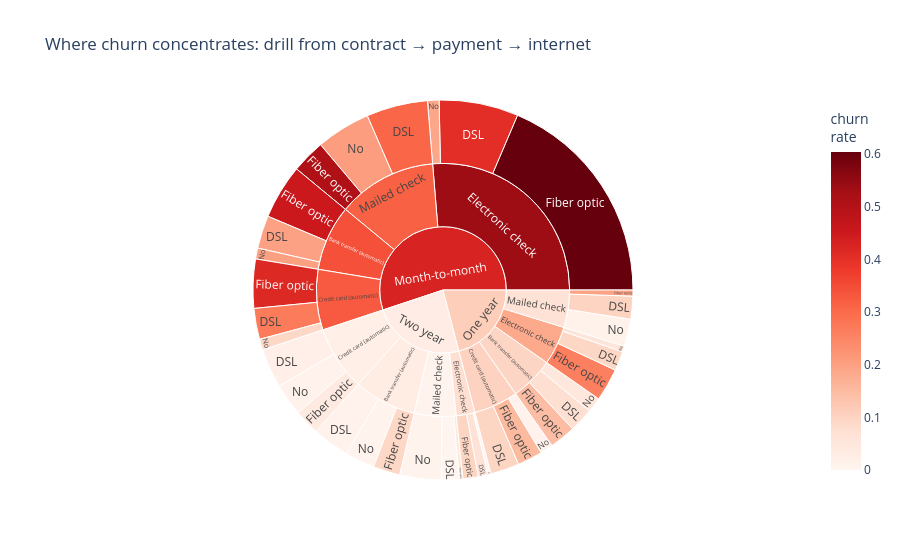

Notebook code for this chart:
### Markdown cell above
## 4. The 'less-committed' cluster

The EDA flagged that `Month-to-month` + `Electronic check` + `Fiber optic` might not be three independent signals but one *profile*. A sunburst lets us see how these nest and where churn concentrates.

### Code cell
seg = (
    df.groupby(["Contract", "PaymentMethod", "InternetService"], observed=True)
      .agg(subscribers=("Churn", "size"), churn_rate=("Churn", "mean"))
      .reset_index()
)

fig = px.sunburst(
    seg, path=["Contract", "PaymentMethod", "InternetService"],
    values="subscribers", color="churn_rate", color_continuous_scale=SEQ,
    title="Where churn concentrates: drill from contract → payment → internet",
)
fig.update_layout(height=560, coloraxis_colorbar_title="churn<br>rate")
fig.update_traces(hovertemplate="<b>%{label}</b><br>subscribers: %{value}<br>churn rate: %{color:.0%}<extra></extra>")
fig.show()
fig.write_image("../images/03_risk_segments_sunburst.png", scale=2)  # static copy for the README (GitHub can't render Plotly)

### Figure 1 — Plotly figure (JSON) as saved in the notebook; plotly's stock layout.template omitted (floating-point values rounded to 4 significant figures)
{"data": [{"branchvalues": "total", "customdata": [[0.198], [0.4557], [0.2], [0.2703], [0.4164], [0.09231], [0.4051], [0.6037], [0.1884], [0.3079], [0.5075], [0.2062], [0.07586], [0.1465], [0.04494], [0.09884], [0.1533], [0.01316], [0.09483], [0.2602], [0.05714], [0.1022], [0.1944], [0.01227], [0.01351], [0.09259], [0.005618], [0.02119], [0.03896], [0.01053], [0.06897], [0.09783], [0.0], [0.0], [0.04762], [0.008097], [0.3413], [0.3278], [0.5373], [0.3158], [0.09719], [0.103], [0.1844], [0.06845], [0.03381], [0.02241], [0.07738], [0.008], [0.4271], [0.1128], [0.02849]], "domain": {"x": [0.0, 1.0], "y": [0.0, 1.0]}, "hovertemplate": "<b>%{label}</b><br>subscribers: %{value}<br>churn rate: %{color:.0%}<extra></extra>", "ids": ["Month-to-month/Bank transfer (automatic)/DSL", "Month-to-month/Bank transfer (automatic)/Fiber optic", "Month-to-month/Bank transfer (automatic)/No", "Month-to-month/Credit card (automatic)/DSL", "Month-to-month/Credit card (automatic)/Fiber optic", "Month-to-month/Credit card (automatic)/No", "Month-to-month/Electronic check/DSL", "Month-to-month/Electronic check/Fiber optic", "Month-to-month/Electronic check/No", "Month-to-month/Mailed check/DSL", "Month-to-month/Mailed check/Fiber optic", "Month-to-month/Mailed check/No", "One year/Bank transfer (automatic)/DSL", "One year/Bank transfer (automatic)/Fiber optic", "One year/Bank transfer (automatic)/No", "One year/Credit card (automatic)/DSL", "One year/Credit card (automatic)/Fiber optic", "One year/Credit card (automatic)/No", "One year/Electronic check/DSL", "One year/Electronic check/Fiber optic", "One year/Electronic check/No", "One year/Mailed check/DSL", "One year/Mailed check/Fiber optic", "One year/Mailed check/No", "Two year/Bank transfer (automatic)/DSL", "Two year/Bank transfer (automatic)/Fiber optic", "Two year/Bank transfer (automatic)/No", "Two year/Credit card (automatic)/DSL", "Two year/Credit card (automatic)/Fiber optic", "Two year/Credit card (automatic)/No", "Two year/Electronic check/DSL", "Two year/Electronic check/Fiber optic", "Two year/Electronic check/No", "Two year/Mailed check/DSL", "Two year/Mailed check/Fiber optic", "Two year/Mailed check/No", "Month-to-month/Bank transfer (automatic)", "Month-to-month/Credit card (automatic)", "Month-to-month/Electronic check", "Month-to-month/Mailed check", "One year/Bank transfer (automatic)", "One year/Credit card (automatic)", "One year/Electronic check", "One year/Mailed check", "Two year/Bank transfer (automatic)", "Two year/Credit card (automatic)", "Two year/Electronic check", "Two year/Mailed check", "Month-to-month", "One year", "Two year"], "labels": ["DSL", "Fiber optic", "No", "DSL", "Fiber optic", "No", "DSL", "Fiber optic", "No", "DSL", "Fiber optic", "No", "DSL", "Fiber optic", "No", "DSL", "Fiber optic", "No", "DSL", "Fiber optic", "No", "DSL", "Fiber optic", "No", "DSL", "Fiber optic", "No", "DSL", "Fiber optic", "No", "DSL", "Fiber optic", "No", "DSL", "Fiber optic", "No", "Bank transfer (automatic)", "Credit card (automatic)", "Electronic check", "Mailed check", "Bank transfer (automatic)", "Credit card (automatic)", "Electronic check", "Mailed check", "Bank transfer (automatic)", "Credit card (automatic)", "Electronic check", "Mailed check", "Month-to-month", "One year", "Two year"], "marker": {"coloraxis": "coloraxis", "colors": [0.198, 0.4557, 0.2, 0.2703, 0.4164, 0.09231, 0.4051, 0.6037, 0.1884, 0.3079, 0.5075, 0.2062, 0.07586, 0.1465, 0.04494, 0.09884, 0.1533, 0.01316, 0.09483, 0.2602, 0.05714, 0.1022, 0.1944, 0.01227, 0.01351, 0.09259, 0.005618, 0.02119, 0.03896, 0.01053, 0.06897, 0.09783, 0.0, 0.0, 0.04762, 0.008097, 0.3413, 0.3278, 0.5373, 0.3158, 0.09719, 0.103, 0.1844, 0.06845, 0.03381, 0.02241, 0.07738, 0.008, 0.4271, 0.1128, 0.02849]}, "name": "", "parents": ["Month-to-month/Bank transfer (automatic)", "Month-to-month/Bank transfer (automatic)", "Month-to-month/Bank transfer (automatic)", "Month-to-month/Credit card (automatic)", "Month-to-month/Credit card (automatic)", "Month-to-month/Credit card (automatic)", "Month-to-month/Electronic check", "Month-to-month/Electronic check", "Month-to-month/Electronic check", "Month-to-month/Mailed check", "Month-to-month/Mailed check", "Month-to-month/Mailed check", "One year/Bank transfer (automatic)", "One year/Bank transfer (automatic)", "One year/Bank transfer (automatic)", "One year/Credit card (automatic)", "One year/Credit card (automatic)", "One year/Credit card (automatic)", "One year/Electronic check", "One year/Electronic check", "One year/Electronic check", "One year/Mailed check", "One year/Mailed check", "One year/Mailed check", "Two year/Bank transfer (automatic)", "Two year/Bank transfer (automatic)", "Two year/Bank transfer (automatic)", "Two year/Credit card (automatic)", "Two year/Credit card (automatic)", "Two year/Credit card (automatic)", "Two year/Electronic check", "Two year/Electronic check", "Two year/Electronic check", "Two year/Mailed check", "Two year/Mailed check", "Two year/Mailed check", "Month-to-month", "Month-to-month", "Month-to-month", "Month-to-month", "One year", "One year", "One year", "One year", "Two year", "Two year", "Two year", "Two year", "", "", ""], "type": "sunburst", "values": [197.0, 327.0, 65.0, 185.0, 293.0, 65.0, 474.0, 1307.0, 69.0, 367.0, 201.0, 325.0, 145.0, 157.0, 89.0, 172.0, 150.0, 76.0, 116.0, 196.0, 35.0, 137.0, 36.0, 163.0, 222.0, 162.0, 178.0, 236.0, 154.0, 190.0, 58.0, 92.0, 18.0, 107.0, 21.0, 247.0, 589.0, 543.0, 1850.0, 893.0, 391.0, 398.0, 347.0, 336.0, 562.0, 580.0, 168.0, 375.0, 3875.0, 1472.0, 1685.0]}], "layout": {"coloraxis": {"colorbar": {"title": {"text": "churn<br>rate"}}, "colorscale": [[0.0, "rgb(255,245,240)"], [0.125, "rgb(254,224,210)"], [0.25, "rgb(252,187,161)"], [0.375, "rgb(252,146,114)"], [0.5, "rgb(251,106,74)"], [0.625, "rgb(239,59,44)"], [0.75, "rgb(203,24,29)"], [0.875, "rgb(165,15,21)"], [1.0, "rgb(103,0,13)"]]}, "height": 560, "legend": {"tracegroupgap": 0}, "title": {"text": "Where churn concentrates: drill from contract → payment → internet"}}}
